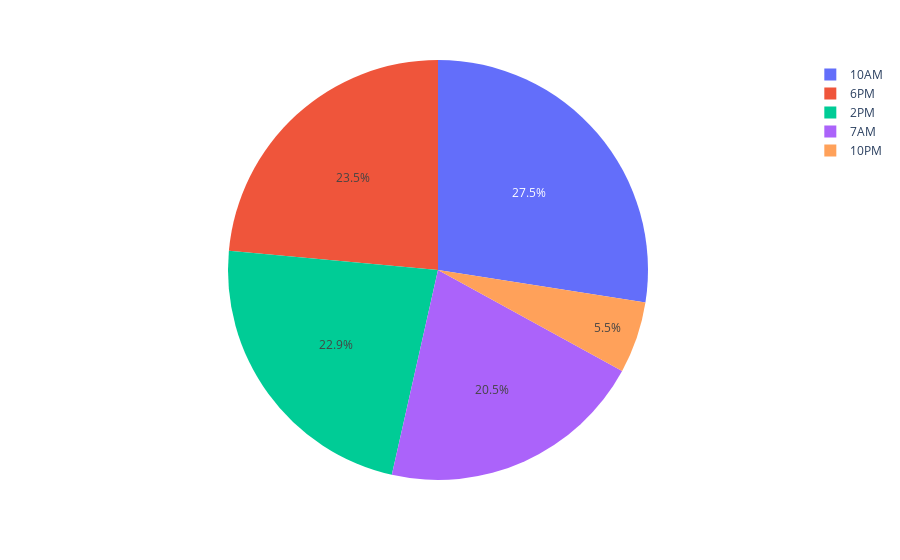

This figure's notebook cell:
### Markdown cell above
##### the sections of the previous 2 pie charts are very close and
##### suggest that gender doesn't play a significant role in the when Coffee Houses were visited

### Code cell
yesMappedCoffeeHouseCoupons = mappedCoffeeHouseCoupons[mappedCoffeeHouseCoupons['yesORno']=='yes']
fig = px.pie(yesMappedCoffeeHouseCoupons, values='MappedCoffeeHouse', names='time')
fig.show()

### Figure 1 — Plotly figure (JSON) as saved in the notebook; plotly's stock layout.template omitted (floating-point values rounded to 4 significant figures; data arrays with more than 128 entries replaced by an {"elided": "..."} marker saying what was removed)
{"data": [{"domain": {"x": [0, 1], "y": [0, 1]}, "hovertemplate": "time=%{label}<br>MappedCoffeeHouse=%{value}<extra></extra>", "labels": {"elided": "1995 str values"}, "legendgroup": "", "name": "", "showlegend": true, "type": "pie", "values": {"elided": "1995 int values"}}], "layout": {"legend": {"tracegroupgap": 0}, "margin": {"t": 60}}}
